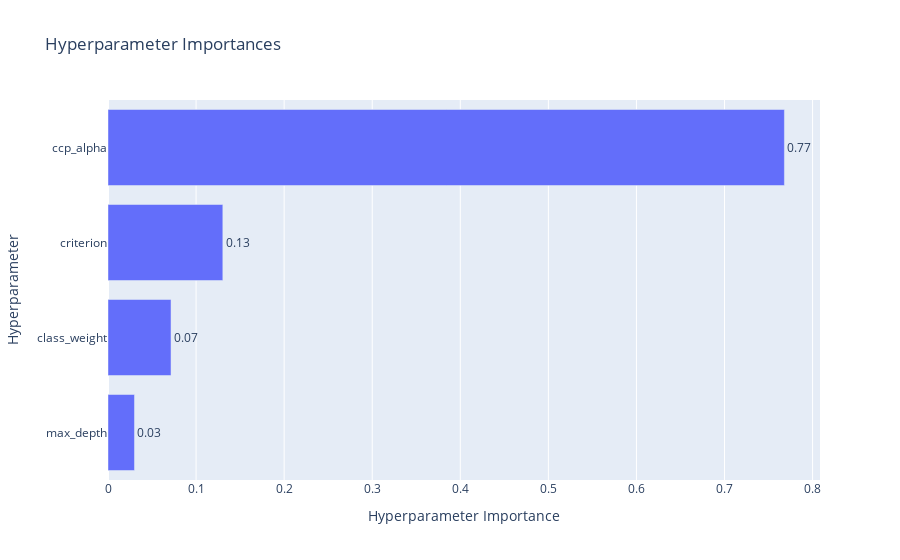
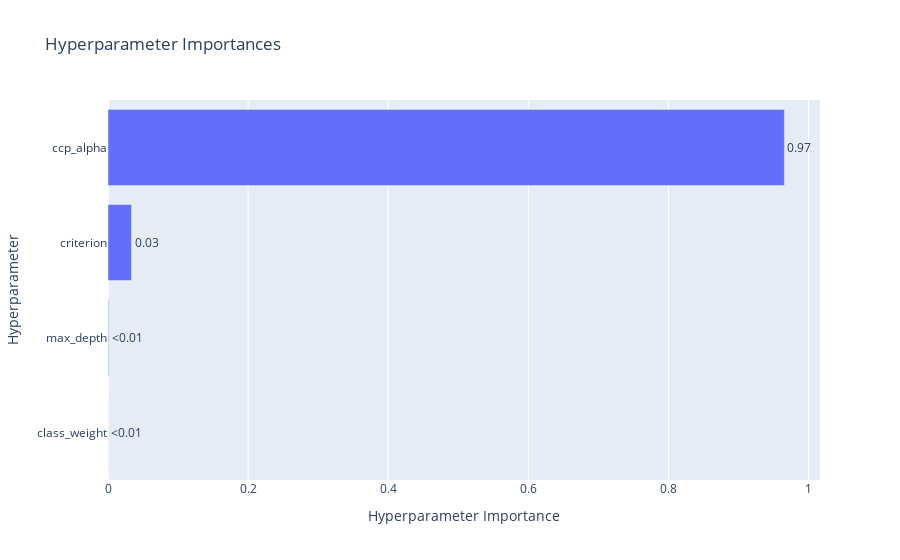
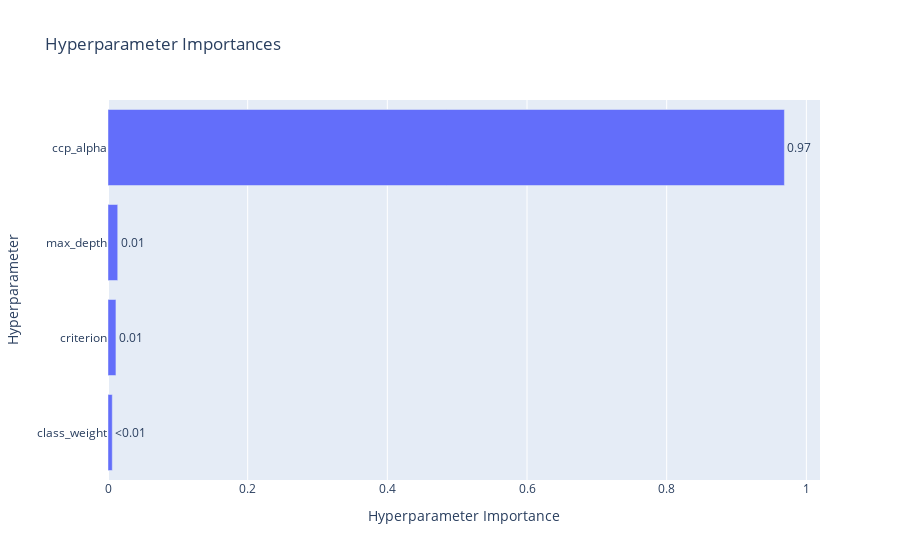

Notebook code for these charts, in order:
### Markdown cell above
### No feature Discard + Spacy

### Code cell
#the 300 components calculation simply takes too long, so it won't be considered
SVD_Components_List = [5, 10, 20, 50]
resultSummarization = {}
scores = []
x_train_all = SpookyProcessedTrain_Simple.drop(['author', 'text', 'id'], axis=1)
for n_components in SVD_Components_List:
    if(n_components != 300):
        looked_SVD = pd.read_csv(f'Data/spooky-author-identification/Train_processed_SpacySVD_{n_components}.csv')
    else:
        looked_SVD = pd.read_csv(f'Data/spooky-author-identification/Train_processed_SpacySVD.csv')
    x_train_all_Spacy_SVD = pd.concat([x_train_all, looked_SVD], axis=1)
    best_value, best_params = optuna_hyperparameter_search_crossvalidation(x_train_all_Spacy_SVD, SpookyProcessedTrain_Simple['author'], 10)
    resultSummarization[n_components] = {'best_value': best_value, 'best_params': best_params}
    scores.append(best_value)
plt.plot(SVD_Components_List, explained_variances, marker='o')
plt.xlabel('Number of Components (Spacy)')
plt.ylabel('Balanced Accuracy Cross Validation')
plt.title('Balanced Accuracy Cross Validation vs. Number of Components')
plt.grid(True)
plt.show()

### Figure 1 — Plotly figure (JSON) as saved in the notebook; plotly's stock layout.template omitted (floating-point values rounded to 4 significant figures)
{"data": [{"cliponaxis": false, "hovertemplate": ["max_depth (IntDistribution): 0.030058624969616976<extra></extra>", "class_weight (CategoricalDistribution): 0.07155912171578076<extra></extra>", "criterion (CategoricalDistribution): 0.13038424459470152<extra></extra>", "ccp_alpha (FloatDistribution): 0.7679980087199008<extra></extra>"], "name": "Objective Value", "orientation": "h", "text": ["0.03", "0.07", "0.13", "0.77"], "textposition": "outside", "type": "bar", "x": [0.03006, 0.07156, 0.1304, 0.768], "y": ["max_depth", "class_weight", "criterion", "ccp_alpha"]}], "layout": {"title": {"text": "Hyperparameter Importances"}, "xaxis": {"title": {"text": "Hyperparameter Importance"}}, "yaxis": {"title": {"text": "Hyperparameter"}}}}

### Figure 2 — Plotly figure (JSON) as saved in the notebook; plotly's stock layout.template omitted (floating-point values rounded to 4 significant figures)
{"data": [{"cliponaxis": false, "hovertemplate": ["class_weight (CategoricalDistribution): 5.167763804291755e-05<extra></extra>", "max_depth (IntDistribution): 0.0007800992099000119<extra></extra>", "criterion (CategoricalDistribution): 0.0335835532705778<extra></extra>", "ccp_alpha (FloatDistribution): 0.9655846698814793<extra></extra>"], "name": "Objective Value", "orientation": "h", "text": ["<0.01", "<0.01", "0.03", "0.97"], "textposition": "outside", "type": "bar", "x": [5.168e-05, 0.0007801, 0.03358, 0.9656], "y": ["class_weight", "max_depth", "criterion", "ccp_alpha"]}], "layout": {"title": {"text": "Hyperparameter Importances"}, "xaxis": {"title": {"text": "Hyperparameter Importance"}}, "yaxis": {"title": {"text": "Hyperparameter"}}}}

### Figure 3 — Plotly figure (JSON) as saved in the notebook; plotly's stock layout.template omitted (floating-point values rounded to 4 significant figures)
{"data": [{"cliponaxis": false, "hovertemplate": ["class_weight (CategoricalDistribution): 0.0061289954043070105<extra></extra>", "criterion (CategoricalDistribution): 0.01137377659604565<extra></extra>", "max_depth (IntDistribution): 0.013936786143726536<extra></extra>", "ccp_alpha (FloatDistribution): 0.9685604418559208<extra></extra>"], "name": "Objective Value", "orientation": "h", "text": ["<0.01", "0.01", "0.01", "0.97"], "textposition": "outside", "type": "bar", "x": [0.006129, 0.01137, 0.01394, 0.9686], "y": ["class_weight", "criterion", "max_depth", "ccp_alpha"]}], "layout": {"title": {"text": "Hyperparameter Importances"}, "xaxis": {"title": {"text": "Hyperparameter Importance"}}, "yaxis": {"title": {"text": "Hyperparameter"}}}}
